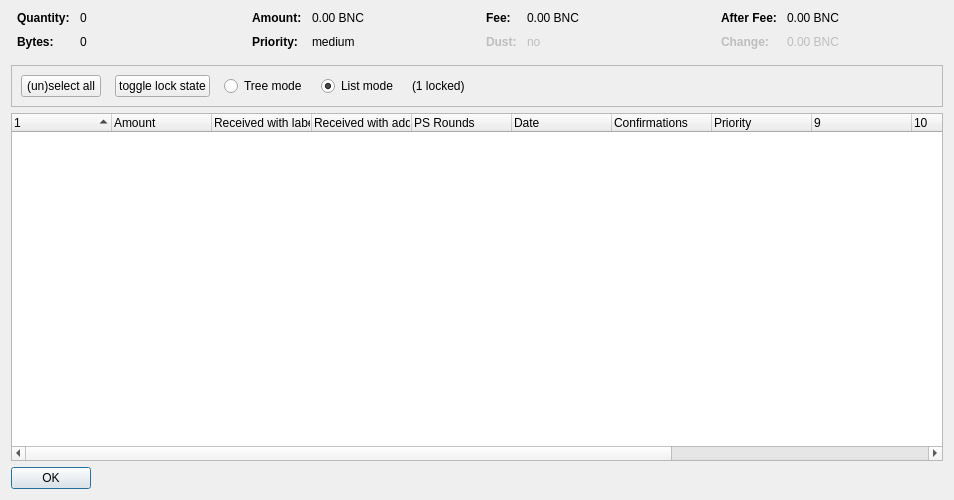
<?xml version="1.0" encoding="UTF-8"?>
<ui version="4.0">
 <class>CoinControlDialog</class>
 <widget class="QDialog" name="CoinControlDialog">
  <property name="geometry">
   <rect>
    <x>0</x>
    <y>0</y>
    <width>954</width>
    <height>500</height>
   </rect>
  </property>
  <property name="windowTitle">
   <string>Coin Selection</string>
  </property>
  <layout class="QVBoxLayout" name="verticalLayout">
   <item>
    <layout class="QHBoxLayout" name="horizontalLayoutTop" stretch="0,0,0,0">
     <property name="topMargin">
      <number>0</number>
     </property>
     <property name="bottomMargin">
      <number>10</number>
     </property>
     <item>
      <layout class="QFormLayout" name="formLayoutCoinControl1">
       <property name="horizontalSpacing">
        <number>10</number>
       </property>
       <property name="verticalSpacing">
        <number>10</number>
       </property>
       <property name="leftMargin">
        <number>6</number>
       </property>
       <property name="rightMargin">
        <number>6</number>
       </property>
       <item row="0" column="0">
        <widget class="QLabel" name="labelCoinControlQuantityText">
         <property name="font">
          <font>
           <weight>75</weight>
           <bold>true</bold>
          </font>
         </property>
         <property name="text">
          <string>Quantity:</string>
         </property>
        </widget>
       </item>
       <item row="0" column="1">
        <widget class="QLabel" name="labelCoinControlQuantity">
         <property name="cursor">
          <cursorShape>IBeamCursor</cursorShape>
         </property>
         <property name="contextMenuPolicy">
          <enum>Qt::ActionsContextMenu</enum>
         </property>
         <property name="text">
          <string notr="true">0</string>
         </property>
         <property name="textInteractionFlags">
          <set>Qt::LinksAccessibleByMouse|Qt::TextSelectableByKeyboard|Qt::TextSelectableByMouse</set>
         </property>
        </widget>
       </item>
       <item row="1" column="0">
        <widget class="QLabel" name="labelCoinControlBytesText">
         <property name="font">
          <font>
           <weight>75</weight>
           <bold>true</bold>
          </font>
         </property>
         <property name="text">
          <string>Bytes:</string>
         </property>
        </widget>
       </item>
       <item row="1" column="1">
        <widget class="QLabel" name="labelCoinControlBytes">
         <property name="cursor">
          <cursorShape>IBeamCursor</cursorShape>
         </property>
         <property name="contextMenuPolicy">
          <enum>Qt::ActionsContextMenu</enum>
         </property>
         <property name="text">
          <string notr="true">0</string>
         </property>
         <property name="textInteractionFlags">
          <set>Qt::LinksAccessibleByMouse|Qt::TextSelectableByKeyboard|Qt::TextSelectableByMouse</set>
         </property>
        </widget>
       </item>
      </layout>
     </item>
     <item>
      <layout class="QFormLayout" name="formLayoutCoinControl2">
       <property name="horizontalSpacing">
        <number>10</number>
       </property>
       <property name="verticalSpacing">
        <number>10</number>
       </property>
       <property name="leftMargin">
        <number>6</number>
       </property>
       <property name="rightMargin">
        <number>6</number>
       </property>
       <item row="0" column="0">
        <widget class="QLabel" name="labelCoinControlAmountText">
         <property name="font">
          <font>
           <weight>75</weight>
           <bold>true</bold>
          </font>
         </property>
         <property name="text">
          <string>Amount:</string>
         </property>
        </widget>
       </item>
       <item row="0" column="1">
        <widget class="QLabel" name="labelCoinControlAmount">
         <property name="cursor">
          <cursorShape>IBeamCursor</cursorShape>
         </property>
         <property name="contextMenuPolicy">
          <enum>Qt::ActionsContextMenu</enum>
         </property>
         <property name="text">
          <string notr="true">0.00 BNC</string>
         </property>
         <property name="textInteractionFlags">
          <set>Qt::LinksAccessibleByMouse|Qt::TextSelectableByKeyboard|Qt::TextSelectableByMouse</set>
         </property>
        </widget>
       </item>
       <item row="1" column="0">
        <widget class="QLabel" name="labelCoinControlPriorityText">
         <property name="font">
          <font>
           <weight>75</weight>
           <bold>true</bold>
          </font>
         </property>
         <property name="text">
          <string>Priority:</string>
         </property>
        </widget>
       </item>
       <item row="1" column="1">
        <widget class="QLabel" name="labelCoinControlPriority">
         <property name="cursor">
          <cursorShape>IBeamCursor</cursorShape>
         </property>
         <property name="contextMenuPolicy">
          <enum>Qt::ActionsContextMenu</enum>
         </property>
         <property name="text">
          <string>medium</string>
         </property>
         <property name="textInteractionFlags">
          <set>Qt::LinksAccessibleByMouse|Qt::TextSelectableByKeyboard|Qt::TextSelectableByMouse</set>
         </property>
        </widget>
       </item>
      </layout>
     </item>
     <item>
      <layout class="QFormLayout" name="formLayoutCoinControl3">
       <property name="horizontalSpacing">
        <number>10</number>
       </property>
       <property name="verticalSpacing">
        <number>10</number>
       </property>
       <property name="leftMargin">
        <number>6</number>
       </property>
       <property name="rightMargin">
        <number>6</number>
       </property>
       <item row="0" column="0">
        <widget class="QLabel" name="labelCoinControlFeeText">
         <property name="font">
          <font>
           <weight>75</weight>
           <bold>true</bold>
          </font>
         </property>
         <property name="text">
          <string>Fee:</string>
         </property>
        </widget>
       </item>
       <item row="0" column="1">
        <widget class="QLabel" name="labelCoinControlFee">
         <property name="cursor">
          <cursorShape>IBeamCursor</cursorShape>
         </property>
         <property name="contextMenuPolicy">
          <enum>Qt::ActionsContextMenu</enum>
         </property>
         <property name="text">
          <string notr="true">0.00 BNC</string>
         </property>
         <property name="textInteractionFlags">
          <set>Qt::LinksAccessibleByMouse|Qt::TextSelectableByKeyboard|Qt::TextSelectableByMouse</set>
         </property>
        </widget>
       </item>
       <item row="1" column="0">
        <widget class="QLabel" name="labelCoinControlLowOutputText">
         <property name="enabled">
          <bool>false</bool>
         </property>
         <property name="font">
          <font>
           <weight>75</weight>
           <bold>true</bold>
          </font>
         </property>
         <property name="text">
          <string>Dust:</string>
         </property>
        </widget>
       </item>
       <item row="1" column="1">
        <widget class="QLabel" name="labelCoinControlLowOutput">
         <property name="enabled">
          <bool>false</bool>
         </property>
         <property name="cursor">
          <cursorShape>IBeamCursor</cursorShape>
         </property>
         <property name="contextMenuPolicy">
          <enum>Qt::ActionsContextMenu</enum>
         </property>
         <property name="text">
          <string>no</string>
         </property>
         <property name="textInteractionFlags">
          <set>Qt::LinksAccessibleByMouse|Qt::TextSelectableByKeyboard|Qt::TextSelectableByMouse</set>
         </property>
        </widget>
       </item>
      </layout>
     </item>
     <item>
      <layout class="QFormLayout" name="formLayoutCoinControl4">
       <property name="horizontalSpacing">
        <number>10</number>
       </property>
       <property name="verticalSpacing">
        <number>10</number>
       </property>
       <property name="leftMargin">
        <number>6</number>
       </property>
       <property name="rightMargin">
        <number>6</number>
       </property>
       <item row="0" column="0">
        <widget class="QLabel" name="labelCoinControlAfterFeeText">
         <property name="font">
          <font>
           <weight>75</weight>
           <bold>true</bold>
          </font>
         </property>
         <property name="text">
          <string>After Fee:</string>
         </property>
        </widget>
       </item>
       <item row="0" column="1">
        <widget class="QLabel" name="labelCoinControlAfterFee">
         <property name="cursor">
          <cursorShape>IBeamCursor</cursorShape>
         </property>
         <property name="contextMenuPolicy">
          <enum>Qt::ActionsContextMenu</enum>
         </property>
         <property name="text">
          <string notr="true">0.00 BNC</string>
         </property>
         <property name="textInteractionFlags">
          <set>Qt::LinksAccessibleByMouse|Qt::TextSelectableByKeyboard|Qt::TextSelectableByMouse</set>
         </property>
        </widget>
       </item>
       <item row="1" column="0">
        <widget class="QLabel" name="labelCoinControlChangeText">
         <property name="enabled">
          <bool>false</bool>
         </property>
         <property name="font">
          <font>
           <weight>75</weight>
           <bold>true</bold>
          </font>
         </property>
         <property name="text">
          <string>Change:</string>
         </property>
        </widget>
       </item>
       <item row="1" column="1">
        <widget class="QLabel" name="labelCoinControlChange">
         <property name="enabled">
          <bool>false</bool>
         </property>
         <property name="cursor">
          <cursorShape>IBeamCursor</cursorShape>
         </property>
         <property name="contextMenuPolicy">
          <enum>Qt::ActionsContextMenu</enum>
         </property>
         <property name="text">
          <string notr="true">0.00 BNC</string>
         </property>
         <property name="textInteractionFlags">
          <set>Qt::LinksAccessibleByMouse|Qt::TextSelectableByKeyboard|Qt::TextSelectableByMouse</set>
         </property>
        </widget>
       </item>
      </layout>
     </item>
    </layout>
   </item>
   <item>
    <widget class="QFrame" name="frame">
     <property name="minimumSize">
      <size>
       <width>0</width>
       <height>40</height>
      </size>
     </property>
     <property name="frameShape">
      <enum>QFrame::StyledPanel</enum>
     </property>
     <property name="frameShadow">
      <enum>QFrame::Sunken</enum>
     </property>
     <layout class="QHBoxLayout" name="horizontalLayout">
      <item>
       <layout class="QHBoxLayout" name="horizontalLayoutPanel" stretch="0,0,0,0,0,0">
        <property name="spacing">
         <number>14</number>
        </property>
        <item>
         <widget class="QPushButton" name="pushButtonSelectAll">
          <property name="sizePolicy">
           <sizepolicy hsizetype="Maximum" vsizetype="Fixed">
            <horstretch>0</horstretch>
            <verstretch>0</verstretch>
           </sizepolicy>
          </property>
          <property name="text">
           <string>(un)select all</string>
          </property>
          <property name="autoDefault">
           <bool>false</bool>
          </property>
         </widget>
        </item>
        <item>
         <widget class="QPushButton" name="pushButtonToggleLock">
          <property name="sizePolicy">
           <sizepolicy hsizetype="Maximum" vsizetype="Fixed">
            <horstretch>0</horstretch>
            <verstretch>0</verstretch>
           </sizepolicy>
          </property>
          <property name="text">
           <string>toggle lock state</string>
          </property>
          <property name="autoDefault">
           <bool>false</bool>
          </property>
         </widget>
        </item>
        <item>
         <widget class="QRadioButton" name="radioTreeMode">
          <property name="sizePolicy">
           <sizepolicy hsizetype="Maximum" vsizetype="Fixed">
            <horstretch>0</horstretch>
            <verstretch>0</verstretch>
           </sizepolicy>
          </property>
          <property name="text">
           <string>Tree mode</string>
          </property>
         </widget>
        </item>
        <item>
         <widget class="QRadioButton" name="radioListMode">
          <property name="sizePolicy">
           <sizepolicy hsizetype="Maximum" vsizetype="Fixed">
            <horstretch>0</horstretch>
            <verstretch>0</verstretch>
           </sizepolicy>
          </property>
          <property name="text">
           <string>List mode</string>
          </property>
          <property name="checked">
           <bool>true</bool>
          </property>
         </widget>
        </item>
        <item>
         <widget class="QLabel" name="labelLocked">
          <property name="text">
           <string>(1 locked)</string>
          </property>
         </widget>
        </item>
        <item>
         <spacer name="horizontalSpacer">
          <property name="orientation">
           <enum>Qt::Horizontal</enum>
          </property>
          <property name="sizeHint" stdset="0">
           <size>
            <width>40</width>
            <height>20</height>
           </size>
          </property>
         </spacer>
        </item>
       </layout>
      </item>
     </layout>
    </widget>
   </item>
   <item>
    <widget class="CoinControlTreeWidget" name="treeWidget">
     <property name="contextMenuPolicy">
      <enum>Qt::CustomContextMenu</enum>
     </property>
     <property name="sortingEnabled">
      <bool>false</bool>
     </property>
     <property name="columnCount">
      <number>13</number>
     </property>
     <attribute name="headerShowSortIndicator" stdset="0">
      <bool>true</bool>
     </attribute>
     <attribute name="headerStretchLastSection">
      <bool>false</bool>
     </attribute>
     <column>
      <property name="text">
       <string/>
      </property>
     </column>
     <column>
      <property name="text">
       <string>Amount</string>
      </property>
     </column>
     <column>
      <property name="text">
       <string>Received with label</string>
      </property>
     </column>
     <column>
      <property name="text">
       <string>Received with address</string>
      </property>
     </column>
     <column>
      <property name="text">
       <string>PS Rounds</string>
      </property>
     </column>
     <column>
      <property name="text">
       <string>Date</string>
      </property>
     </column>
     <column>
      <property name="text">
       <string>Confirmations</string>
      </property>
      <property name="toolTip">
       <string>Confirmed</string>
      </property>
     </column>
     <column>
      <property name="text">
       <string>Priority</string>
      </property>
     </column>
     <column>
      <property name="text">
       <string/>
      </property>
     </column>
     <column>
      <property name="text">
       <string/>
      </property>
     </column>
     <column>
      <property name="text">
       <string/>
      </property>
     </column>
     <column>
      <property name="text">
       <string/>
      </property>
     </column>
     <column>
      <property name="text">
       <string/>
      </property>
     </column>
    </widget>
   </item>
   <item>
    <widget class="QDialogButtonBox" name="buttonBox">
     <property name="sizePolicy">
      <sizepolicy hsizetype="Maximum" vsizetype="Fixed">
       <horstretch>0</horstretch>
       <verstretch>0</verstretch>
      </sizepolicy>
     </property>
     <property name="orientation">
      <enum>Qt::Horizontal</enum>
     </property>
     <property name="standardButtons">
      <set>QDialogButtonBox::Ok</set>
     </property>
    </widget>
   </item>
  </layout>
 </widget>
 <customwidgets>
  <customwidget>
   <class>CoinControlTreeWidget</class>
   <extends>QTreeWidget</extends>
   <header>coincontroltreewidget.h</header>
  </customwidget>
 </customwidgets>
 <resources/>
 <connections/>
</ui>
